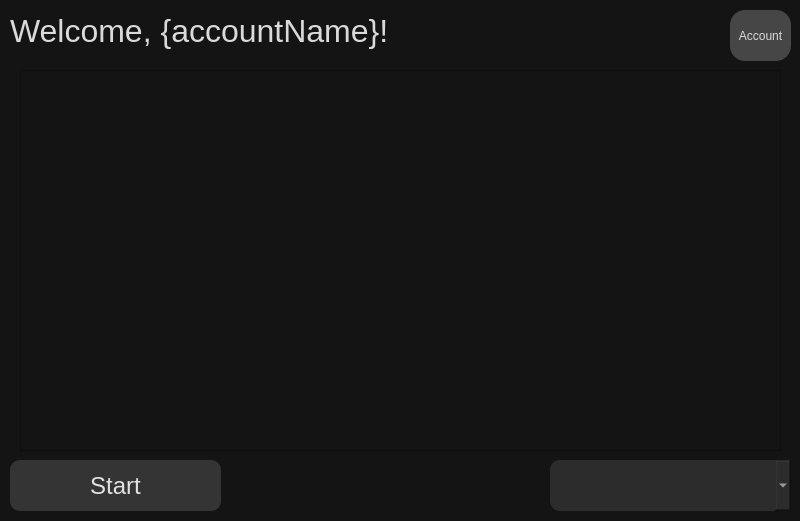
<?xml version="1.0" encoding="UTF-8"?>
<ui version="4.0">
 <class>ml</class>
 <widget class="QMainWindow" name="ml">
  <property name="geometry">
   <rect>
    <x>0</x>
    <y>0</y>
    <width>800</width>
    <height>521</height>
   </rect>
  </property>
  <property name="windowTitle">
   <string>ml - 0.1 / mc_c0rp</string>
  </property>
  <property name="styleSheet">
   <string notr="true">background-color: rgb(20, 20, 20);
color: rgb(218, 218, 218);</string>
  </property>
  <widget class="QWidget" name="centralwidget">
   <widget class="QPushButton" name="play">
    <property name="geometry">
     <rect>
      <x>10</x>
      <y>460</y>
      <width>211</width>
      <height>51</height>
     </rect>
    </property>
    <property name="styleSheet">
     <string notr="true">background-color: rgb(52, 52, 52);
border-radius: 10px;
color: rgb(225, 225, 225);
font-size: 24px;</string>
    </property>
    <property name="text">
     <string>Start</string>
    </property>
   </widget>
   <widget class="QPushButton" name="accountButton">
    <property name="geometry">
     <rect>
      <x>730</x>
      <y>10</y>
      <width>61</width>
      <height>51</height>
     </rect>
    </property>
    <property name="styleSheet">
     <string notr="true">background-color: rgb(70, 70, 70);
border-radius: 15px</string>
    </property>
    <property name="text">
     <string>Account</string>
    </property>
   </widget>
   <widget class="QLabel" name="welcomeText">
    <property name="geometry">
     <rect>
      <x>10</x>
      <y>10</y>
      <width>491</width>
      <height>41</height>
     </rect>
    </property>
    <property name="styleSheet">
     <string notr="true">font-size: 32px</string>
    </property>
    <property name="text">
     <string>Welcome, {accountName}!</string>
    </property>
   </widget>
   <widget class="QComboBox" name="versionBox">
    <property name="geometry">
     <rect>
      <x>550</x>
      <y>460</y>
      <width>241</width>
      <height>51</height>
     </rect>
    </property>
    <property name="styleSheet">
     <string notr="true">background-color: rgb(44, 44, 44);
border-radius: 10px;
font-size: 20px;</string>
    </property>
   </widget>
   <widget class="QScrollArea" name="newsArea">
    <property name="geometry">
     <rect>
      <x>20</x>
      <y>70</y>
      <width>761</width>
      <height>381</height>
     </rect>
    </property>
    <property name="widgetResizable">
     <bool>true</bool>
    </property>
    <widget class="QWidget" name="scrollAreaWidgetContents">
     <property name="geometry">
      <rect>
       <x>0</x>
       <y>0</y>
       <width>759</width>
       <height>379</height>
      </rect>
     </property>
    </widget>
   </widget>
  </widget>
 </widget>
 <resources/>
 <connections/>
</ui>
